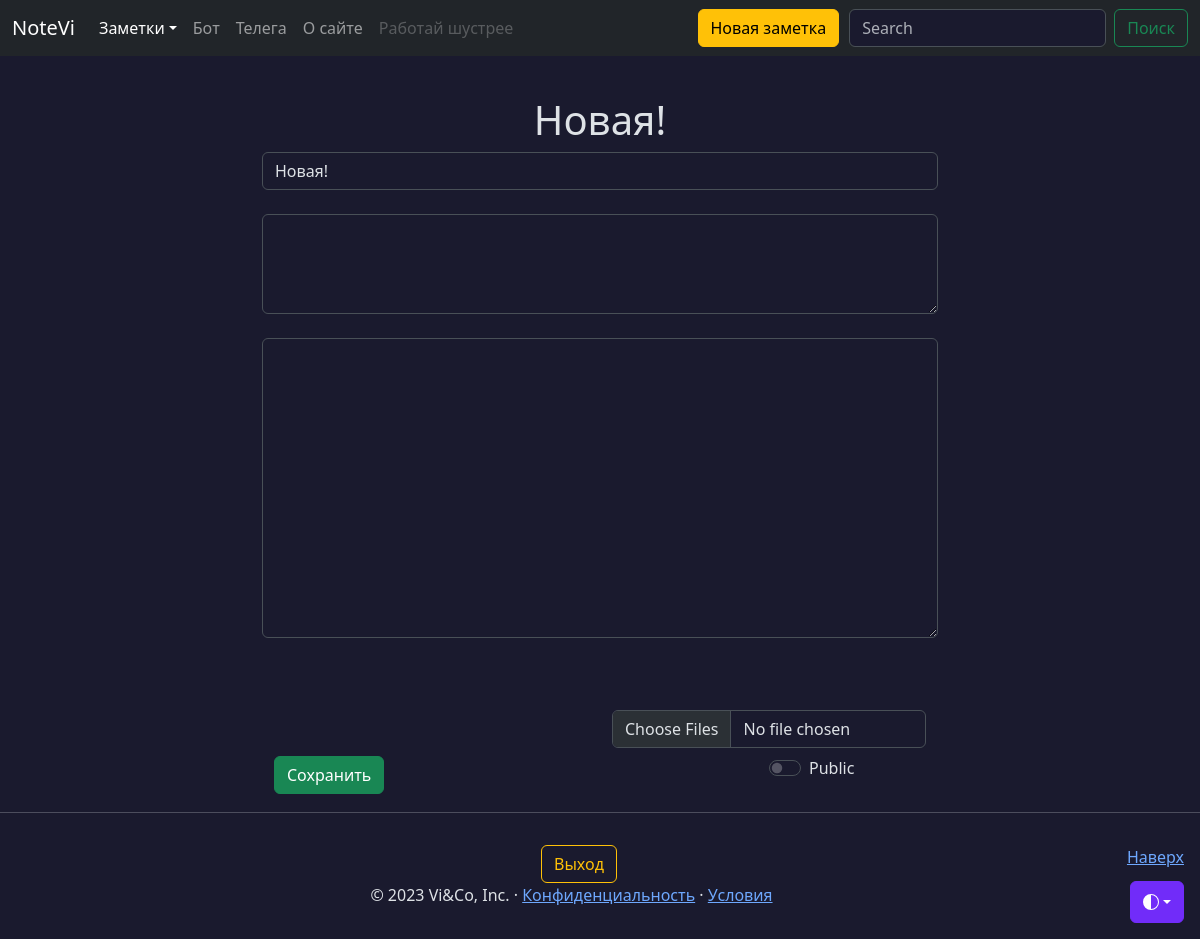
The app's page /notes/1/edit (signed in), older data.
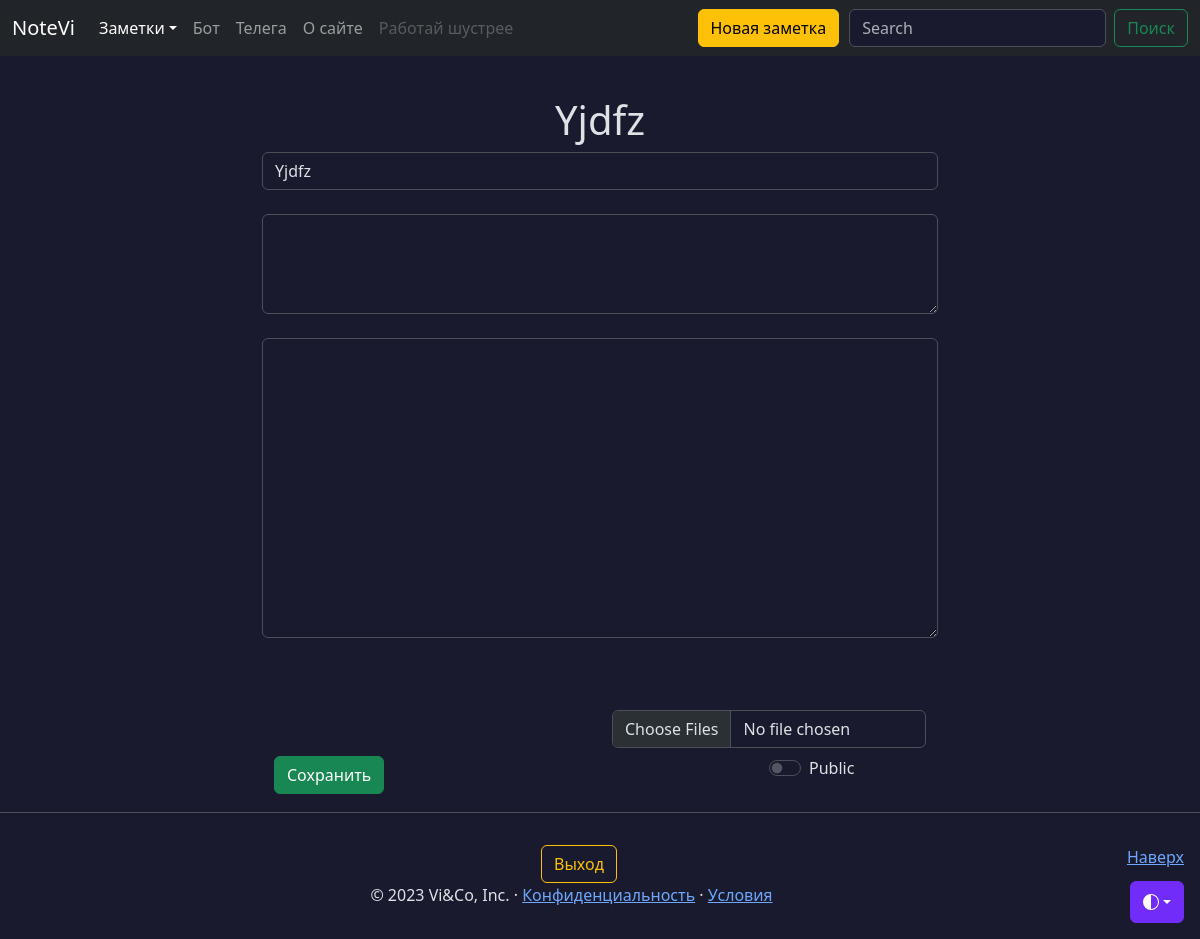
The same page, newer data.
### models.py (models this page shows, shortened)
class Note(db.Model):
    id = db.Column(db.Integer, primary_key=True)
    title = db.Column(db.String(100), nullable=False, default=' ')
    intro = db.Column(db.String(200), nullable=False, default=' ')
    text = db.Column(db.Text, nullable=False, default=' ')
    user_id = db.Column(db.Integer,
                        db.ForeignKey('user.id'),)
    data = db.Column(db.Date, nullable=False, default=datetime.utcnow)
    favorites = db.relationship('User',
                                secondary='favorites',
                                backref=db.backref('favorite_notes',
                                                   lazy=True),
                                lazy='subquery')
    public = db.Column(db.String(8), default=None)
    files = db.relationship('File',
                            secondary='note_file',
                            lazy='subquery',
                            backref=db.backref('notes',
                                               lazy=True))
    @classmethod
    def get_by_id(cls, id_) -> 'Note':
        return cls.query.session.get(cls, id_)

### views/notes.py (the view, shortened to what this page needs)
@app.route('/notes/<int:note_id>/edit', methods=['POST', 'GET'])
@login_required
def edit_note(note_id):
    note = Note.get_by_id(note_id)
    endpoint = request.endpoint
    if not note:
        return 'Заметка не найдена'
    return render_template('create_note.html', note=note, endpoint=endpoint)

### models.py (called while the page is built)
@login_manager.user_loader
def load_user(user_id):
    return db.session.query(User).get(user_id)

### templates/create_note.html (shortened to what this page needs)
{% extends 'base.html' %}
{% block content %}
  <div class="container mt-5 col-lg-7">
    {% if endpoint == 'create_note' %}
    <h1 style="text-align: center; word-wrap: break-word;">Создай новую заметку</h1>
    {% else %}
    <h1 style="text-align: center; word-wrap: break-word;">{{ note.title }}</h1>
    {% endif %}
    <form method="post" enctype="multipart/form-data">
      <div class="form-control-wrapper">
        <input type="title" name="title" id="title" placeholder="Заголовок" class="form-control" {% if endpoint == "create_note" %} {% else %} value="{{ note.title }}" {% endif %} maxlength="100" required>
      </div><br>
      <div class="form-control-wrapper">
        <textarea name="intro" id="intro" placeholder="Ключевое знание" class="form-control" style="height: 100px;" maxlength="200">{% if endpoint == 'create_note' %} {% else %}{{ note.intro }}{% endif %}</textarea>
      </div><br>
      <div class="form-control-wrapper">
        <textarea name="text" id="text" placeholder="Текст заметки" class="form-control" style="height: 300px;" maxlength="10000">{% if endpoint == 'create_note' %} {% else %}{{ note.text }}{% endif %}</textarea>
      </div><br>
      <div class="container mt-5">
        <div class="row">
          <div class="col"></div>
          <div class='col'>
            <input type=file name=files class="form-control" multiple="multiple">
          </div>
        </div>
        <div class="row">
          <div class="col-9 mt-2">
            <input type="submit" value="Сохранить" class="btn btn-success">
          </div>
          <div class="col-3 form-check form-switch mb-3 mt-2 pl-5">
            <input class="form-check-input" type="checkbox" name="public" id="flexSwitchCheckDefault" {% if endpoint == 'edit' and note.public == 'on' %} checked {% endif %}>
            <label class="form-check-label" for="flexSwitchCheckDefault">Public</label>
          </div>
        </div>
      </div>
    </form>
  </div>
{% endblock %}

Row changes from the older to the newer data that the page shows:
changed Note: title "Новая!" → "Yjdfz"
